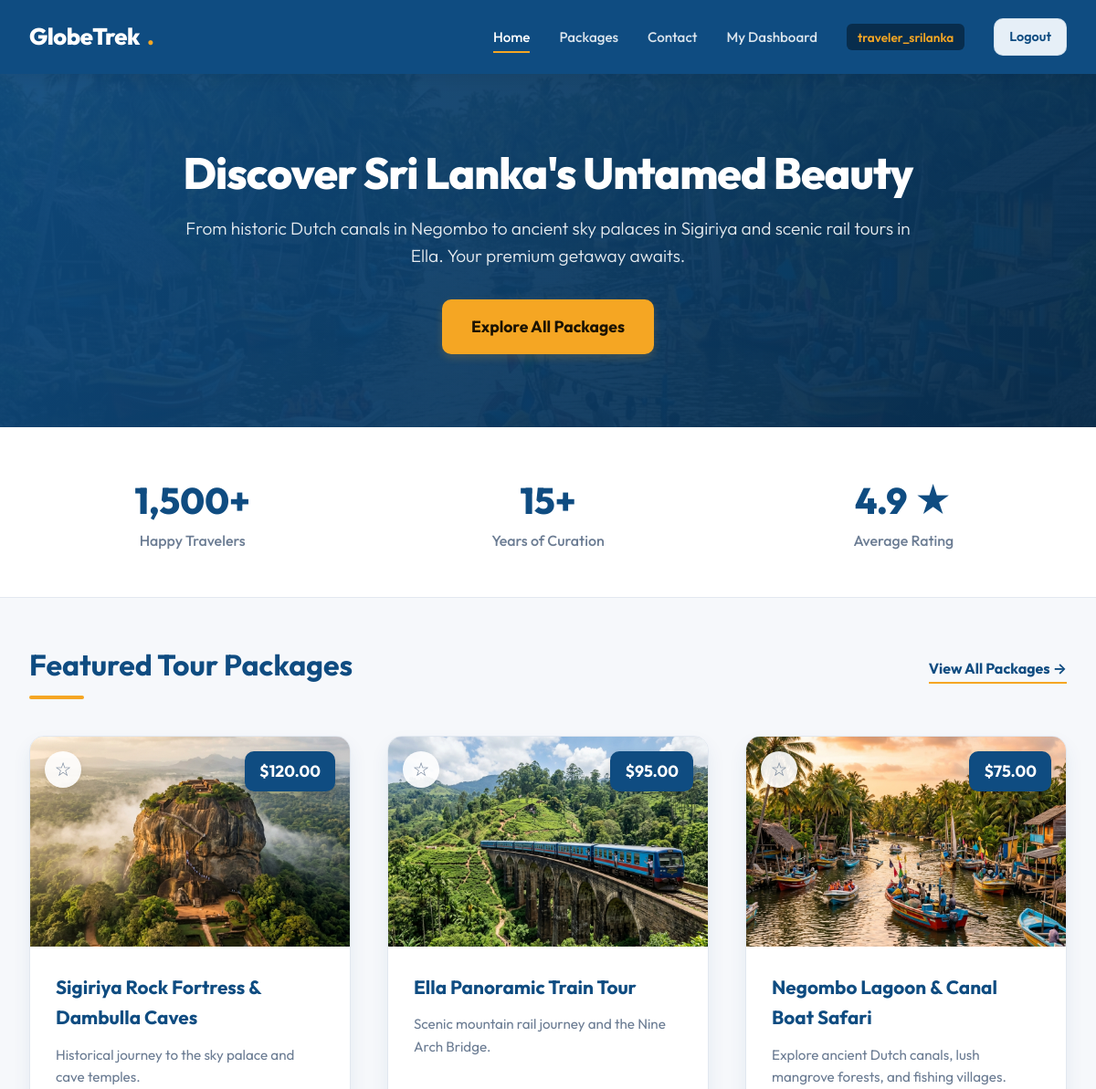
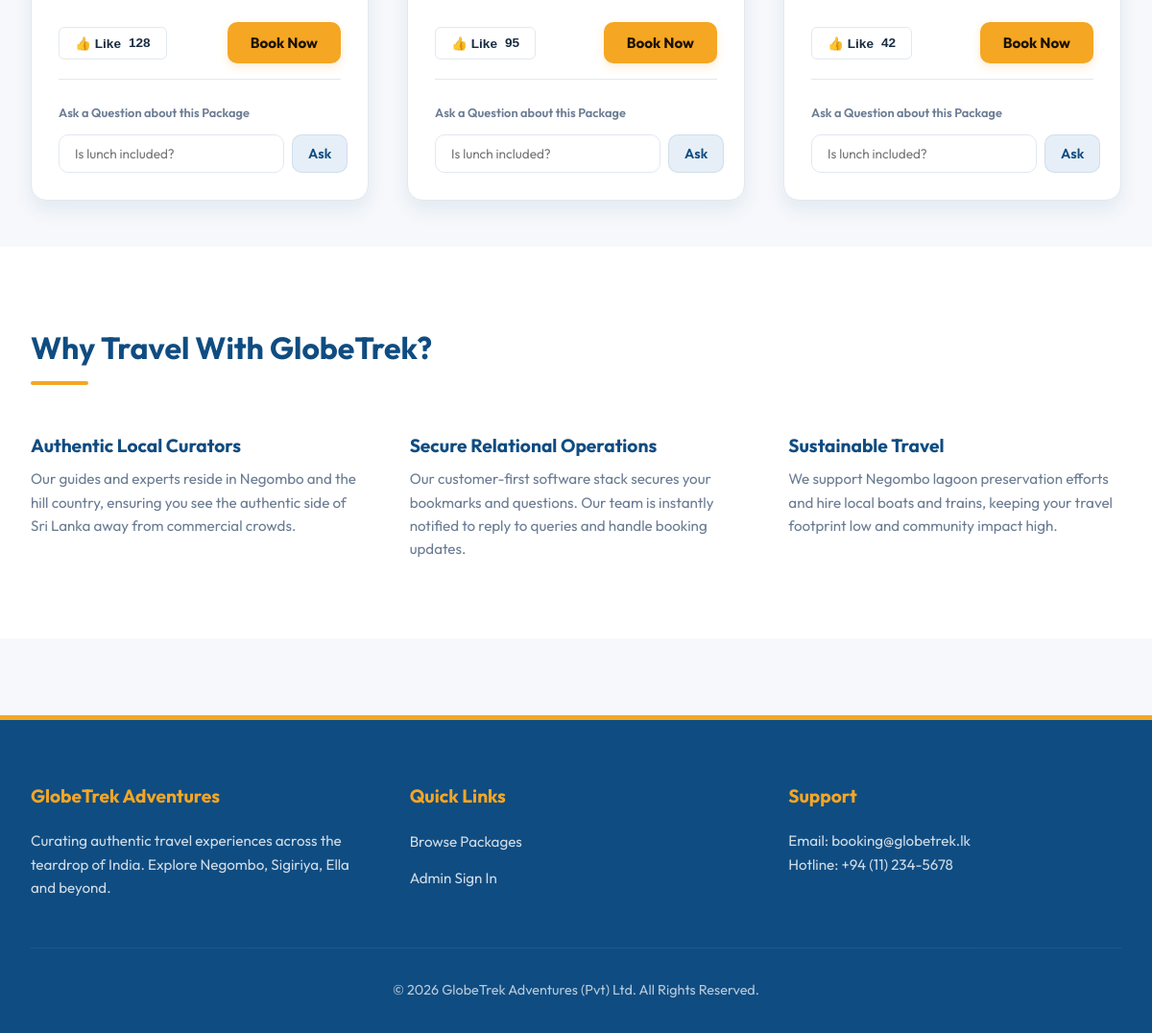
/ (signed in), run on the app's committed database (2 pictures, top to bottom).
### tables this page shows
CREATE TABLE packages (
    id INT AUTO_INCREMENT PRIMARY KEY,
    destination VARCHAR(150) NOT NULL,
    price DECIMAL(10, 2) NOT NULL,
    description TEXT NOT NULL,
    likes_count INT DEFAULT 0,
    image_url VARCHAR(255)
);

### index.php (the view, shortened to what this page needs)
<?php
require_once 'config/db.php';
try {
    $stmt = $pdo->query("SELECT * FROM packages ORDER BY likes_count DESC LIMIT 3");
    $packages = $stmt->fetchAll();
} catch (\PDOException $e) {
    die("Database query failed: " . $e->getMessage());
}
$saved_packages = [];
if (isset($_SESSION['user_id'])) {
    try {
        $stmt = $pdo->prepare("SELECT package_id FROM saved_packages WHERE user_id = ?");
        $stmt->execute([$_SESSION['user_id']]);
        $saved_packages = $stmt->fetchAll(PDO::FETCH_COLUMN);
    } catch (\PDOException $e) {
    }
}
?>
<!DOCTYPE html>
<html lang="en">
<head>
    <link rel="stylesheet" href="css/style.css">
</head>
<body>
    <header>
        <div class="nav-container">
            <a href="index.php" class="logo">GlobeTrek<span>.</span></a>
            <ul class="nav-menu">
                <li><a href="index.php" class="nav-link active">Home</a></li>
                <li><a href="packages.php" class="nav-link">Packages</a></li>
                <li><a href="contact.php" class="nav-link">Contact</a></li>
                <?php if (isset($_SESSION['role'])): ?>
                    <?php if ($_SESSION['role'] === 'customer'): ?>
                        <li><a href="dashboard.php" class="nav-link">My Dashboard</a></li>
                    <?php elseif ($_SESSION['role'] === 'admin'): ?>
                        <li><a href="admin.php" class="nav-link">Admin Panel</a></li>
                    <?php endif; ?>
                    <li><span class="user-tag"><?= htmlspecialchars($_SESSION['username']) ?></span></li>
                    <li><a href="logout.php" class="btn-secondary" style="padding: 0.5rem 1rem;">Logout</a></li>
                <?php else: ?>
                    <li><a href="login.php" class="btn-cta">Login</a></li>
                <?php endif; ?>
            </ul>
        </div>
    </header>
    <section class="hero">
        <div class="hero-content">
            <h1>Discover Sri Lanka's Untamed Beauty</h1>
            <p>From historic Dutch canals in Negombo to ancient sky palaces in Sigiriya and scenic rail tours in Ella. Your premium getaway awaits.</p>
            <a href="packages.php" class="btn-cta" style="font-size:1.1rem; padding: 1rem 2rem;">Explore All Packages</a>
        </div>
    </section>
    <section style="background-color: var(--white); border-bottom: 1px solid var(--border-color); padding: 3rem 2rem;">
        <div class="container" style="padding: 0; display: grid; grid-template-columns: repeat(auto-fit, minmax(200px, 1fr)); gap: 2rem; text-align: center;">
            <div>
                <h3 style="font-size: 2.5rem; color: var(--primary-color); font-weight: 800;">1,500+</h3>
                <p style="color: var(--text-muted); font-weight: 500;">Happy Travelers</p>
            </div>
            <div>
                <h3 style="font-size: 2.5rem; color: var(--primary-color); font-weight: 800;">15+</h3>
                <p style="color: var(--text-muted); font-weight: 500;">Years of Curation</p>
            </div>
            <div>
                <h3 style="font-size: 2.5rem; color: var(--primary-color); font-weight: 800;">4.9 ★</h3>
                <p style="color: var(--text-muted); font-weight: 500;">Average Rating</p>
            </div>
        </div>
    </section>
    <main class="container">
        <div style="display:flex; justify-content:space-between; align-items:center; margin-bottom: 2.5rem;">
            <h2 class="section-title" style="margin-bottom:0;">Featured Tour Packages</h2>
            <a href="packages.php" style="color: var(--primary-color); font-weight:700; border-bottom: 2px solid var(--accent-color); padding-bottom: 2px;">View All Packages &rarr;</a>
        </div>
        <div class="package-grid">
            <?php foreach ($packages as $pkg): ?>
                <?php
                    $is_saved = in_array($pkg['id'], $saved_packages);
                ?>
                <div class="package-card">
                    <div class="package-image-container">
                        <img class="package-image" src="<?= htmlspecialchars($pkg['image_url']) ?>" alt="<?= htmlspecialchars($pkg['destination']) ?>">
                        <div class="package-price-tag">$<?= number_format($pkg['price'], 2) ?></div>
                        <div class="package-save-tag">
                            <button
                                class="btn-save <?= $is_saved ? 'saved' : '' ?>"
                                onclick="toggleSave(<?= $pkg['id'] ?>, this)"
                                title="<?= $is_saved ? 'Saved to bookmarks' : 'Save for later' ?>"
                            >
                                <span class="star-icon"><?= $is_saved ? '★' : '☆' ?></span>
                            </button>
                        </div>
                    </div>
                    <div class="package-content">
                        <h3 class="package-title"><?= htmlspecialchars($pkg['destination']) ?></h3>
                        <p class="package-desc"><?= htmlspecialchars($pkg['description']) ?></p>
                        <div class="package-actions">
                            <button class="btn-like" onclick="toggleLike(<?= $pkg['id'] ?>, this)">
                                <span>👍 Like</span>
                                <span class="like-count"><?= $pkg['likes_count'] ?></span>
                            </button>
                            <button class="btn-cta" onclick="bookPackage(<?= $pkg['id'] ?>, this)">
                                Book Now
                            </button>
                        </div>
                        <form class="package-query-form" data-package-id="<?= $pkg['id'] ?>">
                            <label style="font-size: 0.8rem; font-weight: 600; color: var(--text-muted);">Ask a Question about this Package</label>
                            <div class="query-input-group">
                                <input class="query-input" type="text" placeholder="Is lunch included?" required>
                                <button class="btn-secondary" type="submit" style="padding: 0.5rem 1rem;">Ask</button>
                            </div>
                        </form>
                    </div>
                </div>
            <?php endforeach; ?>
        </div>
    </main>
    <section style="background-color: var(--white); padding: 5rem 2rem;">
        <div class="container" style="padding:0;">
            <h2 class="section-title">Why Travel With GlobeTrek?</h2>
            <div style="display: grid; grid-template-columns: repeat(auto-fit, minmax(280px, 1fr)); gap: 3rem; margin-top: 3rem;">
                <div>
                    <h4 style="color:var(--primary-color); font-size:1.2rem; font-weight:700; margin-bottom:0.5rem;">Authentic Local Curators</h4>
                    <p style="color:var(--text-muted); font-size:0.95rem;">Our guides and experts reside in Negombo and the hill country, ensuring you see the authentic side of Sri Lanka away from commercial crowds.</p>
                </div>
                <div>
                    <h4 style="color:var(--primary-color); font-size:1.2rem; font-weight:700; margin-bottom:0.5rem;">Secure Relational Operations</h4>
                    <p style="color:var(--text-muted); font-size:0.95rem;">Our customer-first software stack secures your bookmarks and questions. Our team is instantly notified to reply to queries and handle booking updates.</p>
                </div>
                <div>
                    <h4 style="color:var(--primary-color); font-size:1.2rem; font-weight:700; margin-bottom:0.5rem;">Sustainable Travel</h4>
                    <p style="color:var(--text-muted); font-size:0.95rem;">We support Negombo lagoon preservation efforts and hire local boats and trains, keeping your travel footprint low and community impact high.</p>
                </div>
            </div>
        </div>
    </section>
    <footer>
        <div class="footer-content">
            <div class="footer-section">
                <h4>GlobeTrek Adventures</h4>
                <p>Curating authentic travel experiences across the teardrop of India. Explore Negombo, Sigiriya, Ella and beyond.</p>
            </div>
            <div class="footer-section">
                <h4>Quick Links</h4>
                <ul class="footer-links">
                    <li><a href="index.php">Browse Packages</a></li>
                    <li><a href="login.php">Admin Sign In</a></li>
                </ul>
            </div>
            <div class="footer-section">
                <h4>Support</h4>
                <p>Email: booking@globetrek.lk<br>Hotline: +94 (11) 234-5678</p>
            </div>
        </div>
        <div class="footer-bottom">
            &copy; 2026 GlobeTrek Adventures (Pvt) Ltd. All Rights Reserved.
        </div>
    </footer>
</body>
</html>

### data on the page
packages: image_url (picture), price "120.00", destination "Sigiriya Rock Fortress & Dambulla Caves", description "Historical journey to the sky palace and cave temples.", likes_count "128"
packages: image_url (picture), price "95.00", destination "Ella Panoramic Train Tour", description "Scenic mountain rail journey and the Nine Arch Bridge.", likes_count "95"
packages: image_url (picture), price "75.00", destination "Negombo Lagoon & Canal Boat Safari", description "Explore ancient Dutch canals, lush mangrove forests, and fishing villages.", likes_count "42"

### other printed values
$_SESSION['username'] "traveler_srilanka"
